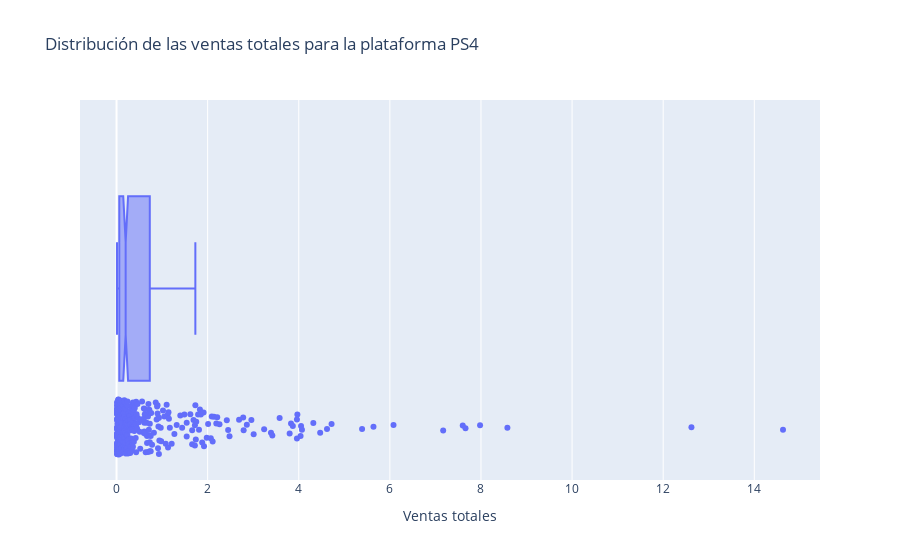

Source (notebook cell):
### Markdown cell above
#### Ventas globales PS4
- Se analiza el comportamiento de las ventas globales de la plataforma PS4.

### Code cell
# Se trabaja con el dataset 'games' y se filtra para la plataforma PS4
print(games.head(5))

sales_ps4 = games[games['platform'] == 'PS4']

print(sales_ps4.head(5))

fig_ps4 = px.box(x = sales_ps4['total_sales'], notched=True,
                title = 'Distribución de las ventas totales para la plataforma PS4',points = 'all',
                labels = {'x': 'Ventas totales'})

fig_ps4.show()

### Figure 1 — Plotly figure (JSON) as saved in the notebook; plotly's stock layout.template omitted (floating-point values rounded to 4 significant figures; data arrays with more than 128 entries replaced by an {"elided": "..."} marker saying what was removed)
{"data": [{"alignmentgroup": "True", "boxpoints": "all", "hovertemplate": "Ventas totales=%{x}<extra></extra>", "legendgroup": "", "marker": {"color": "#636efa"}, "name": "", "notched": true, "offsetgroup": "", "orientation": "h", "showlegend": false, "type": "box", "x": {"elided": "392 float values"}, "x0": " ", "xaxis": "x", "y0": " ", "yaxis": "y"}], "layout": {"boxmode": "group", "legend": {"tracegroupgap": 0}, "title": {"text": "Distribución de las ventas totales para la plataforma PS4"}, "xaxis": {"anchor": "y", "domain": [0, 1], "title": {"text": "Ventas totales"}}, "yaxis": {"anchor": "x", "domain": [0, 1]}}}
